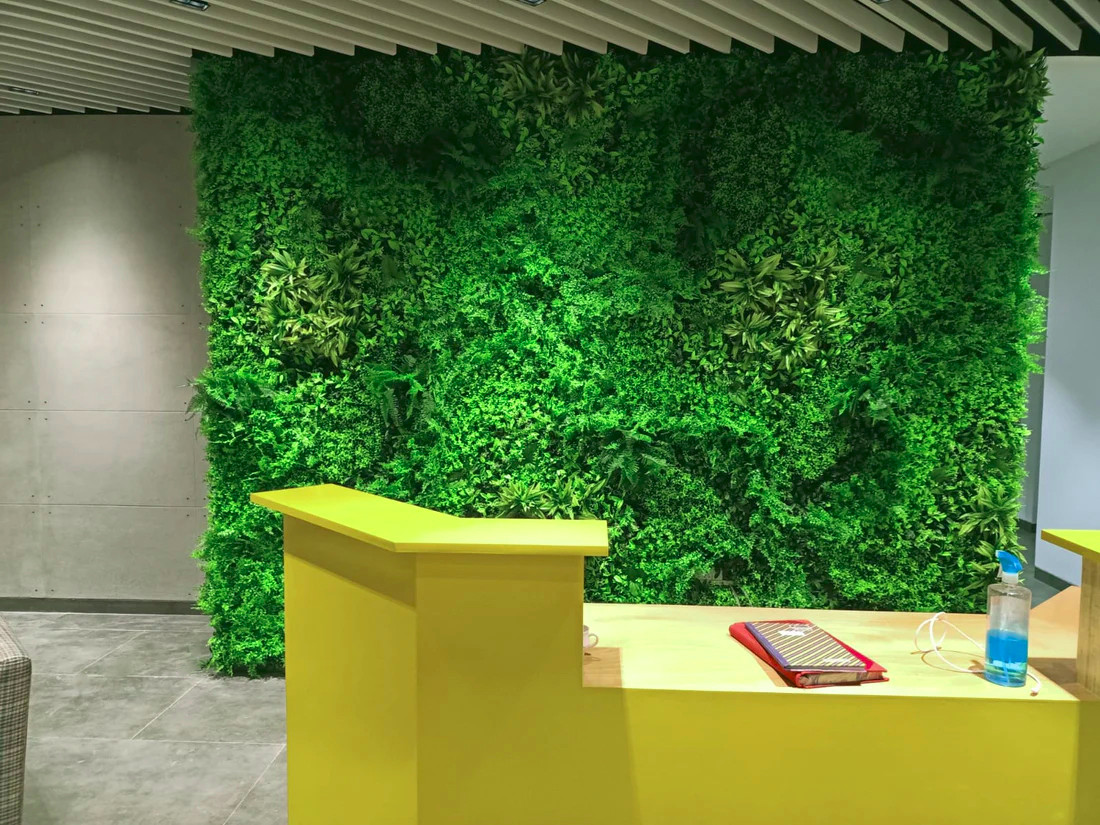
#> input picture src/originals/art-desk.jpg, 1100 x 825 px
$ python -i images.py   (imports and definitions only)
#> lines starting #> are read from the running program, lines starting #| are printed output that depends on the picture
"""Turn src/originals/* into responsive AVIF + JPEG in public/img. The originals are the enhanced masters (tools/render/enhance.py).

Replacing a photo: drop the HD file into src/originals/ with the SAME name, then
    python tools/images.py            (needs Pillow 11.3 or newer)
    node build.mjs
"""
import json
import os
import re
import sys
from PIL import Image, ImageChops, ImageFilter, ImageOps

ROOT = os.path.dirname(os.path.dirname(os.path.abspath(__file__)))
SRC = os.path.join(ROOT, "src", "originals")
OUT = os.path.join(ROOT, "public", "img")
WIDTHS = {"photo": [480, 960, 1440, 2048, 2880], "plant": [320], "logo": [280]}

# [2 lines not run here, left out]
only = set(sys.argv[1:])  # optional: names to rebuild
manifest = {}


def trim(im):
    diff = ImageChops.difference(im, Image.new("RGB", im.size, "white"))
    box = diff.convert("L").point(lambda v: 255 if v > 18 else 0).getbbox()
    return im.crop(box) if box else im


# [37 lines not run here, left out]

# a share card for every photo that opens a page ({{eager name}}), so a shared link shows that page
PAGES = os.path.join(ROOT, "src", "pages")
# [9 lines not run here, left out]

>>> from PIL import Image
>>> picture = Image.open('../src/originals/art-desk.jpg')
#> picture is the input picture: PIL image 1100x825 RGB; mean R, G, B 97, 124, 64.1
>>> result = trim(picture)
#> in trim, `diff = ImageChops.difference(im, Image.new("RGB", im.size, "white"))`:
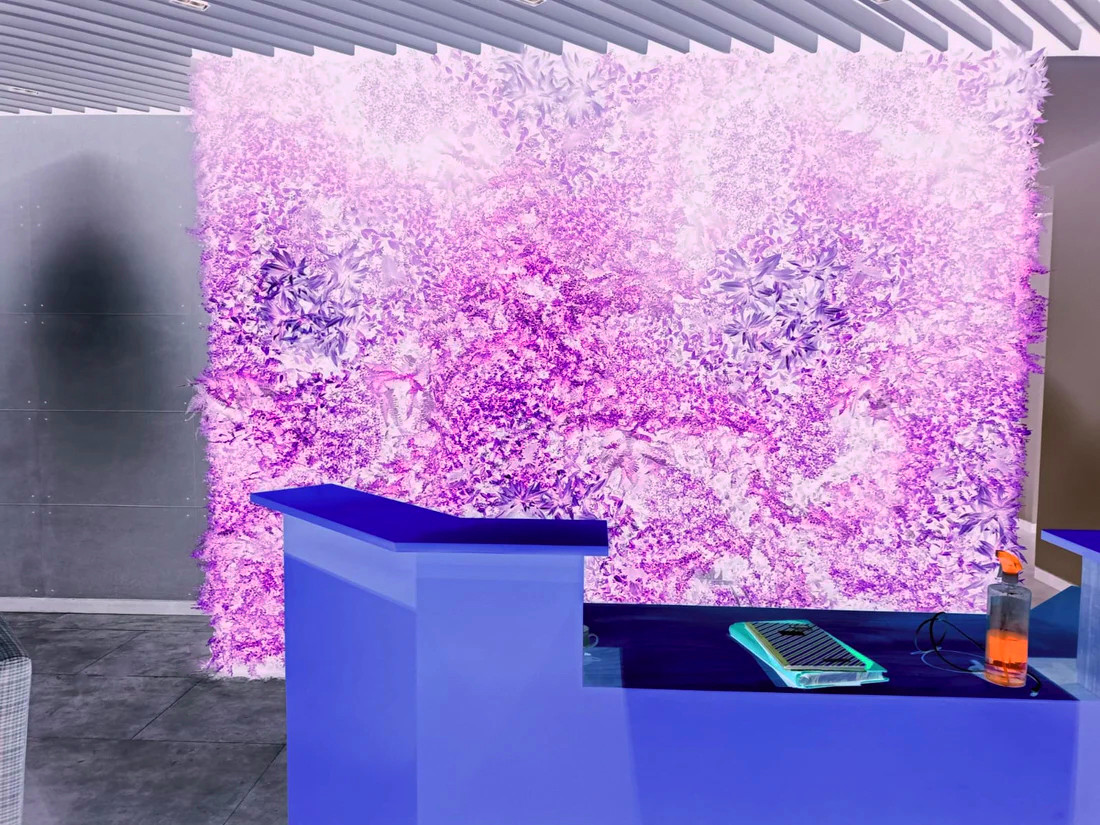
#> diff: PIL image 1100x825 RGB; mean R, G, B 158, 131, 190.9
#> in trim, `box = diff.convert("L").point(lambda v: 255 if v > 18 else 0).getbbox()`: box = (0, 0, 1100, 825)

$ run again, on src/originals/art-mezzanine.jpg
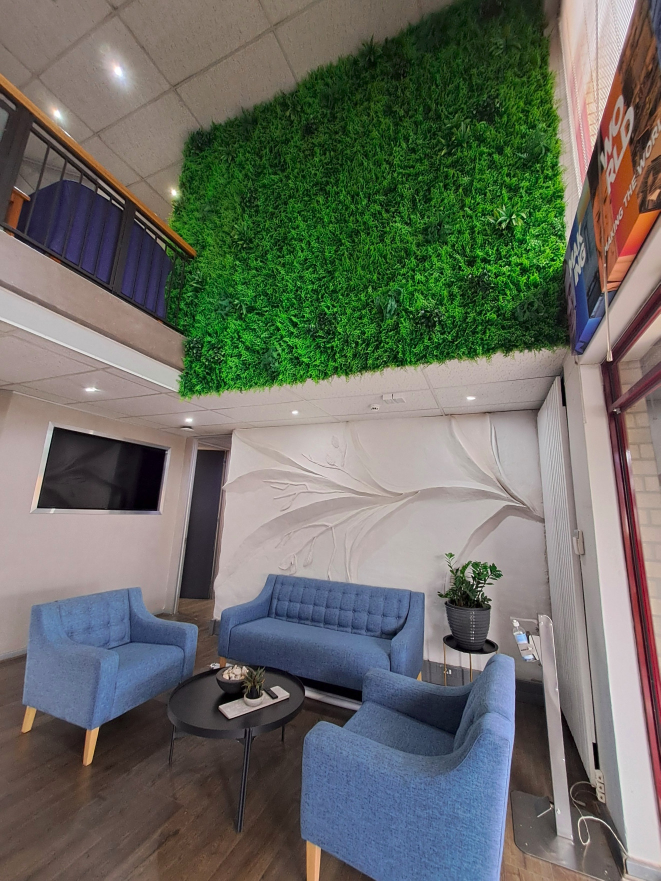
#> input picture src/originals/art-mezzanine.jpg, 1321 x 1761 px (shown at 1/2 size)
#> picture is the input picture: PIL image 1321x1761 RGB; mean R, G, B 105.6, 108.3, 99.2
#> in trim, `diff = ImageChops.difference(im, Image.new("RGB", im.size, "white"))`:
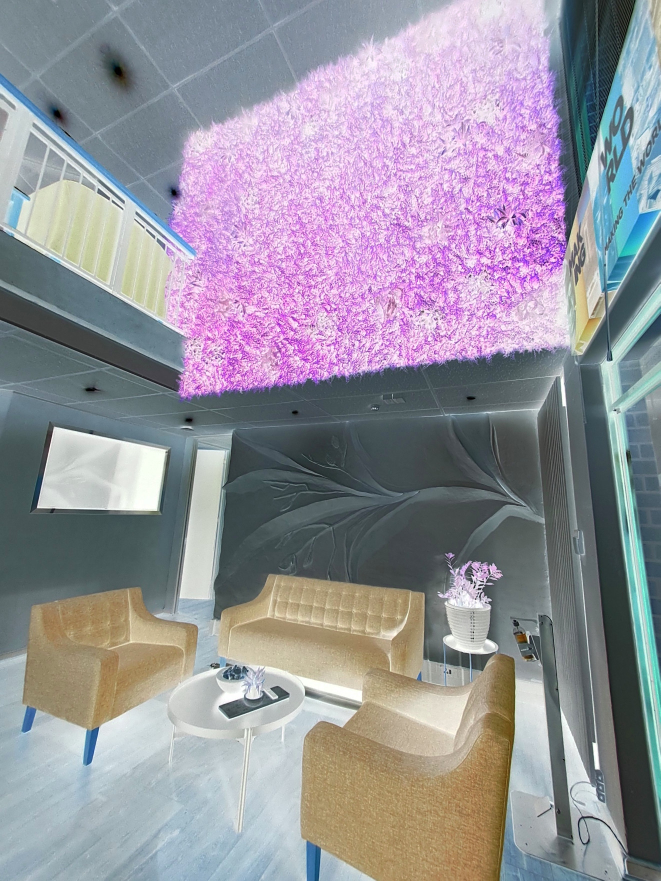
#> diff: PIL image 1321x1761 RGB (shown at 1/2 size); mean R, G, B 149.4, 146.7, 155.8
#> box = (0, 0, 1321, 1761)

$ run again, on src/originals/art-mixed.jpg
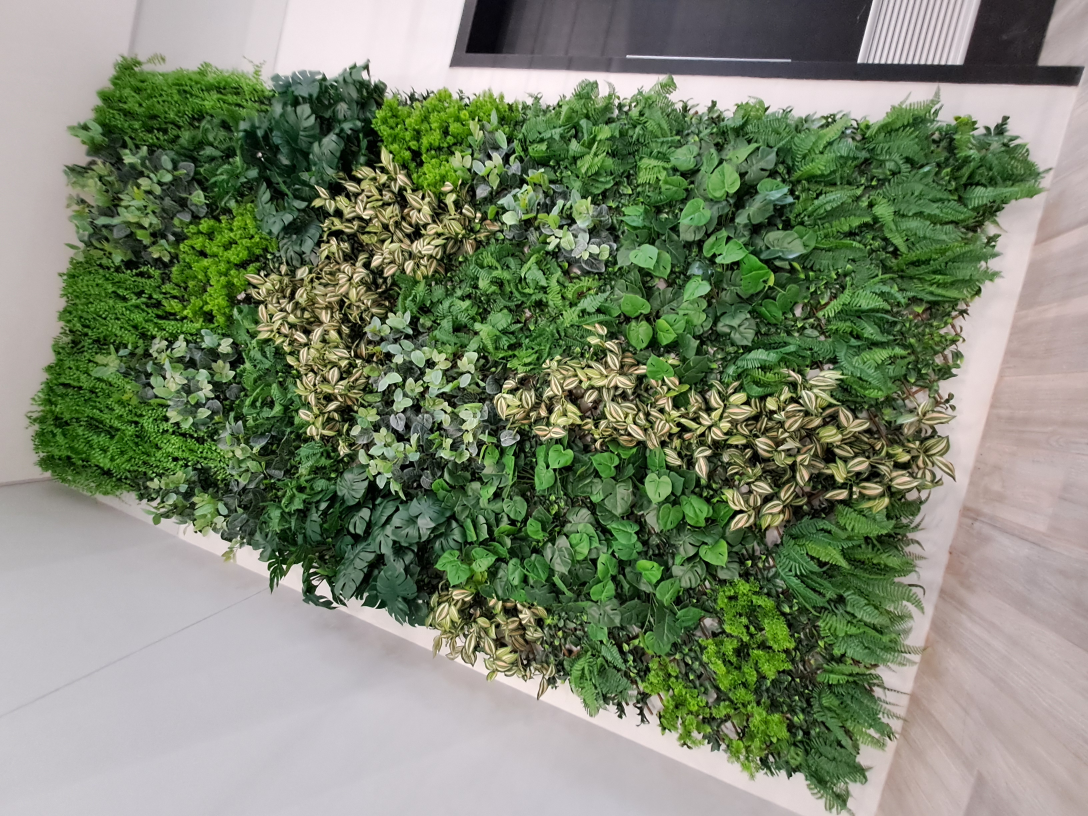
#> input picture src/originals/art-mixed.jpg, 3264 x 2448 px (shown at 1/3 size)
#> picture is the input picture: PIL image 3264x2448 RGB; mean R, G, B 123.3, 133.4, 110.2
#> in trim, `diff = ImageChops.difference(im, Image.new("RGB", im.size, "white"))`:
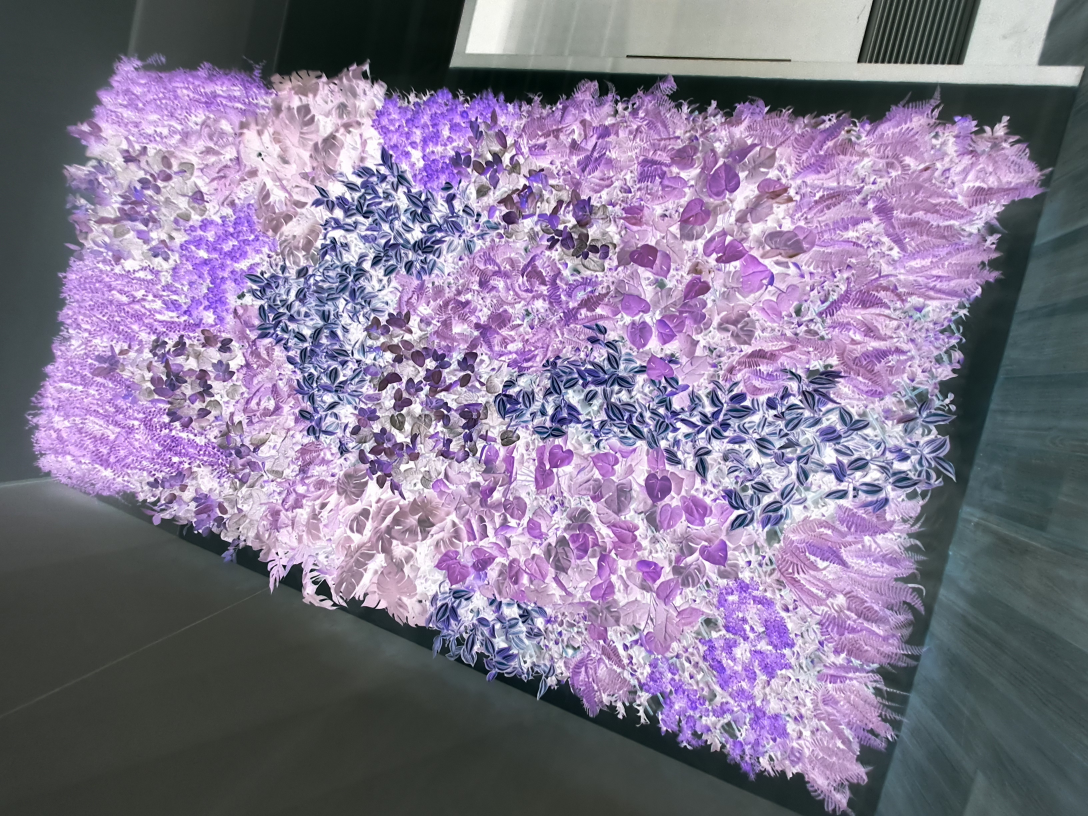
#> diff: PIL image 3264x2448 RGB (shown at 1/3 size); mean R, G, B 131.7, 121.6, 144.8
#> box = (0, 0, 3264, 2448)

$ run again, on src/originals/art-rings.jpg
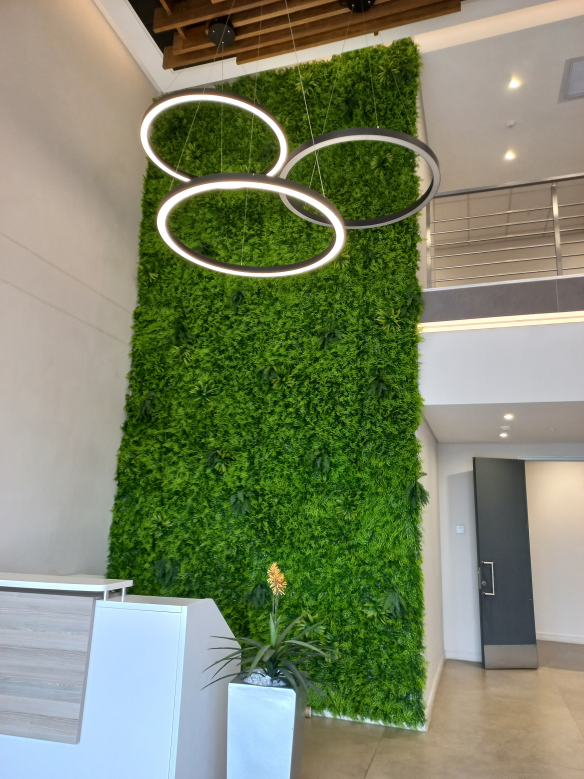
#> input picture src/originals/art-rings.jpg, 1752 x 2337 px (shown at 1/3 size)
#> picture is the input picture: PIL image 1752x2337 RGB; mean R, G, B 124.4, 133.2, 104.5
#> in trim, `diff = ImageChops.difference(im, Image.new("RGB", im.size, "white"))`:
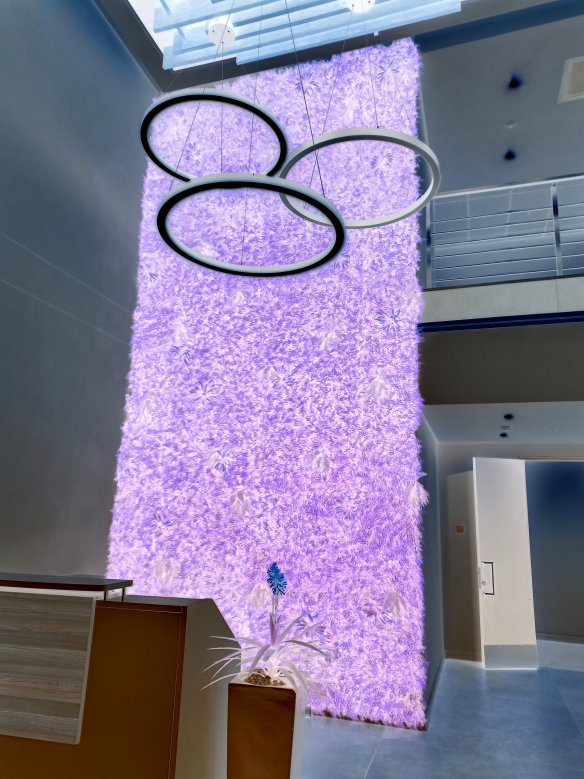
#> diff: PIL image 1752x2337 RGB (shown at 1/3 size); mean R, G, B 130.6, 121.8, 150.5
#> box = (0, 0, 1752, 2337)
